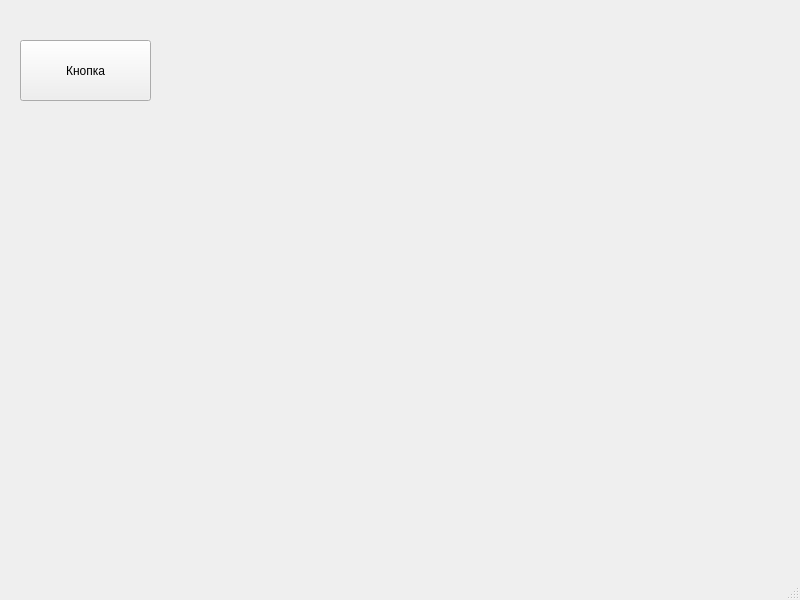
<?xml version="1.0" encoding="UTF-8"?>
<ui version="4.0">
 <class>MainWindow</class>
 <widget class="QMainWindow" name="MainWindow">
  <property name="geometry">
   <rect>
    <x>0</x>
    <y>0</y>
    <width>800</width>
    <height>600</height>
   </rect>
  </property>
  <property name="windowTitle">
   <string>MainWindow</string>
  </property>
  <widget class="QWidget" name="centralwidget">
   <widget class="QPushButton" name="pushButton">
    <property name="geometry">
     <rect>
      <x>20</x>
      <y>40</y>
      <width>131</width>
      <height>61</height>
     </rect>
    </property>
    <property name="text">
     <string>Кнопка</string>
    </property>
   </widget>
  </widget>
  <widget class="QStatusBar" name="statusbar"/>
 </widget>
 <resources/>
 <connections/>
</ui>
